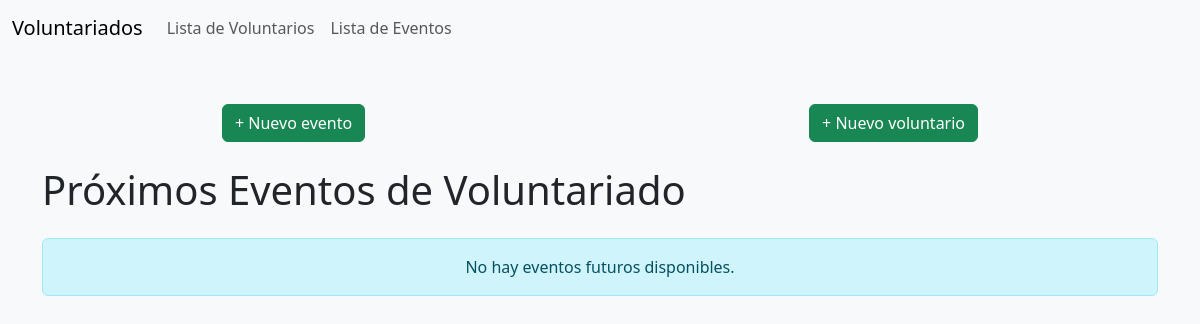
The app's page /, older data.
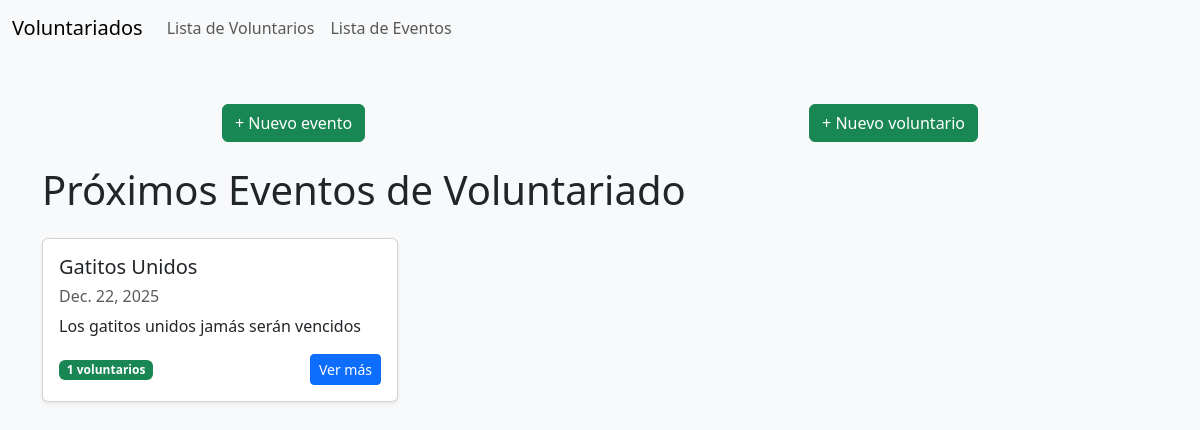
The same page, newer data.
### voluntarios/models.py (models this page shows, shortened)
class Evento(models.Model):
    titulo = models.CharField(max_length=255)
    descripcion = models.TextField()
    fecha = models.DateField()
    voluntarios = models.ManyToManyField(Voluntario, related_name="eventos", blank=True)

### voluntarios/views.py (the view)
# urls.py: path('', views.dashboard, name='dashboard'),
def dashboard(request):
    eventos = Evento.objects.filter(fecha__gte=now().date()).order_by('fecha')
    return render(request, 'dashboard.html', {'eventos': eventos})

### voluntarios/templates/dashboard.html (shortened to what this page needs)
{% extends 'base.html' %}
{% block content %}
<div class="d-flex justify-content-around mt-5">
<a href="{% url 'crear_evento' %}" class="btn btn-success">
        + Nuevo evento
    </a>
    <a href="{% url 'crear_voluntario' %}" class="btn btn-success">
        + Nuevo voluntario
    </a>
    </div>
<div class="container mt-4">
    <h1 class="mb-4">Próximos Eventos de Voluntariado</h1>
    {% if eventos %}
    <div class="row g-4">
        {% for evento in eventos %}
        <div class="col-md-4">
            <div class="card shadow-sm">
                <div class="card-body">
                    <h5 class="card-title">{{ evento.titulo }}</h5>
                    <h6 class="text-muted">{{ evento.fecha }}</h6>
                    <p class="card-text mt-2">
                        {{ evento.descripcion|truncatewords:20 }}
                    </p>
                    <div class="d-flex justify-content-between align-items-center">
                        <span class="badge bg-success">
                            {{ evento.voluntarios.count }} voluntarios
                        </span>
                        <a href="{% url 'detalle_evento' evento.id %}" class="btn btn-sm btn-primary">
                            Ver más
                        </a>
                    </div>
                </div>
            </div>
        </div>
        {% endfor %}
    </div>
    {% else %}
    <div class="alert alert-info text-center">
        No hay eventos futuros disponibles.
    </div>
    {% endif %}
</div>
{% endblock %}

Row changes from the older to the newer data that the page shows:
added Evento: titulo "Gatitos Unidos", fecha "Dec. 22, 2025", descripcion "Los gatitos unidos jamás serán vencidos", voluntarios.count "1"
Text that changed along with them:
text no longer shown: "No hay eventos futuros disponibles."
